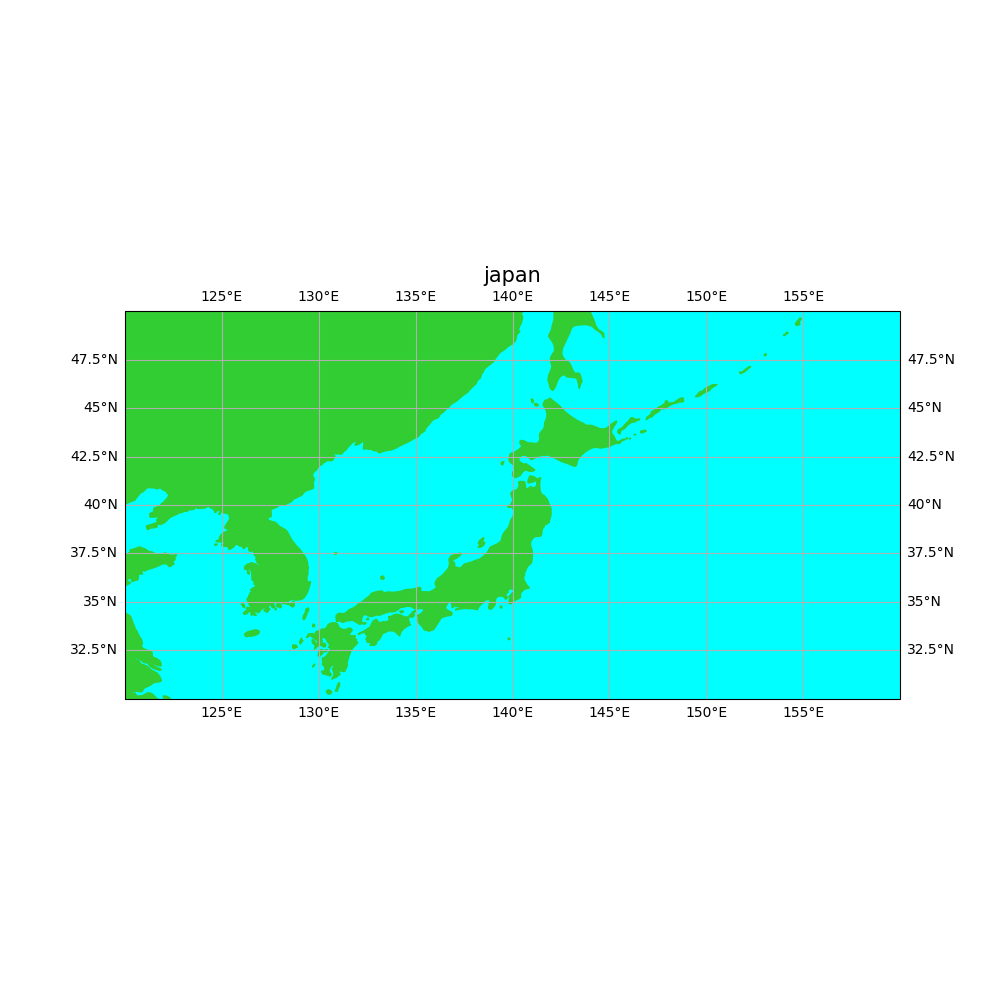

Recreate this plot in Python.

import cartopy.crs as ccrs
import cartopy.feature as cfea
import matplotlib.pyplot as plt

# 描画サイズ指定
plt.figure(figsize=(10, 10))
ax = plt.axes(projection=ccrs.PlateCarree())

# ラベル表示
ax.gridlines(draw_labels=True)

#描画位置（Lon, Lat）指定
ax.set_extent((120.0, 160.0, 30.0, 50.0), ccrs.PlateCarree())

# 海洋と陸地の色を指定
ax.add_feature(cfea.OCEAN,color='#00FFFF')
ax.add_feature(cfea.LAND,color='#32CD32')

plt.title('japan', fontsize=15)

# 画像保存
plt.savefig('cartopy.png')
